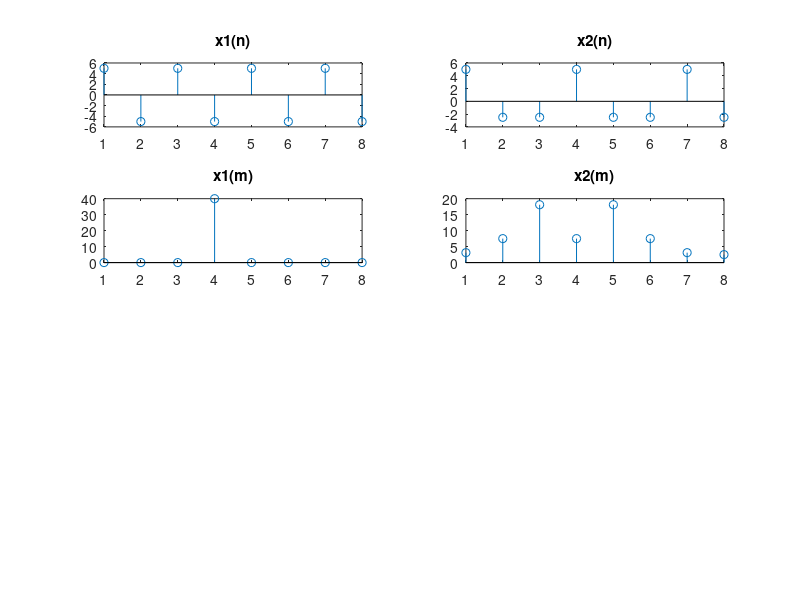

This chart was generated by the following MATLAB code: (Note: this script raises an error after producing the figure.)
%Given SIgnal
%x(t)=5*sin(2*pi*1000*t+(pi/2))

%(1)Find x1(n). Where Fs=2000Hz,n=0,1,....,7
fs=2000;
ts=1/fs;
n=0:7;
x1n=5*sin(2*pi*1000*n*ts+(pi/2));
subplot(4,2,1)
stem(x1n);
title('x1(n)')

%(2)Find x2(n). Where Fs=750Hz,n=0,1,....,7
fs=750;
ts=1/fs;
n=0:7;
x2n=5*sin(2*pi*1000*n*ts+(pi/2));
subplot(4,2,2)
stem(x2n);
title('x2(n)')

%(3)Find x1(m). Where N=8,Show spectrum
N=8;
X1=zeros(N,1);
for m=1:N
  for n=0:N-1
    X1(m)=X1(m)+x1n(n+1)*exp(-j*2*pi*n*m/N);
  end
end

subplot(4,2,3)
stem(abs(X1))
title('x1(m)')

%(4)Find x2(m). Where N=8,Show spectrum

N=8;
X2=zeros(N,1);
for m=1:N
  for n=0:N-1
    X2(m)=X2(m)+x2n(n+1)*exp(-j*2*pi*n*m/N);
  end
end

subplot(4,2,4)
stem(abs(X2))
title('x2(m)')

%(5)Reconstrac x1(n) from x1(m)

for n=0:N-1
for m=1:N
x(n+1)=x(n+1)+(1/N)*X1(m)*exp(j*2*pi*n*m/N);
end
end
subplot(4,2,5)
stem(x)
title('x1(n)')


%(6)constrac x1(t) from x1(n)```